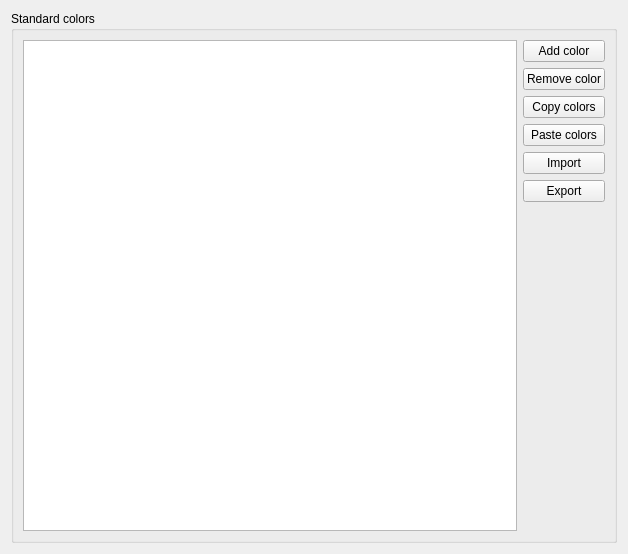
             <widget class="QWidget" name="scrollAreaWidgetContents">
              <property name="geometry">
               <rect>
                <x>0</x>
                <y>0</y>
                <width>628</width>
                <height>554</height>
               </rect>
              </property>
              <layout class="QHBoxLayout" name="horizontalLayout_46">
               <item>
                <widget class="QgsCollapsibleGroupBox" name="groupBox_7">
                 <property name="title">
                  <string>Standard colors</string>
                 </property>
                 <layout class="QGridLayout" name="gridLayout_12">
                  <item row="3" column="1">
                   <widget class="QPushButton" name="mButtonPasteColors">
                    <property name="text">
                     <string>Paste colors</string>
                    </property>
                   </widget>
                  </item>
                  <item row="5" column="1">
                   <widget class="QPushButton" name="mButtonExportColors">
                    <property name="text">
                     <string>Export</string>
                    </property>
                   </widget>
                  </item>
                  <item row="0" column="1">
                   <widget class="QPushButton" name="mButtonAddColor">
                    <property name="text">
                     <string>Add color</string>
                    </property>
                   </widget>
                  </item>
                  <item row="1" column="1">
                   <widget class="QPushButton" name="mButtonRemoveColor">
                    <property name="text">
                     <string>Remove color</string>
                    </property>
                   </widget>
                  </item>
                  <item row="6" column="1">
                   <spacer name="verticalSpacer_12">
                    <property name="orientation">
                     <enum>Qt::Vertical</enum>
                    </property>
                    <property name="sizeHint" stdset="0">
                     <size>
                      <width>20</width>
                      <height>40</height>
                     </size>
                    </property>
                   </spacer>
                  </item>
                  <item row="2" column="1">
                   <widget class="QPushButton" name="mButtonCopyColors">
                    <property name="text">
                     <string>Copy colors</string>
                    </property>
                   </widget>
                  </item>
                  <item row="4" column="1">
                   <widget class="QPushButton" name="mButtonImportColors">
                    <property name="text">
                     <string>Import</string>
                    </property>
                   </widget>
                  </item>
                  <item row="0" column="0" rowspan="8">
                   <widget class="QgsColorSchemeList" name="mTreeCustomColors"/>
                  </item>
                 </layout>
                </widget>
               </item>
              </layout>
             </widget>
